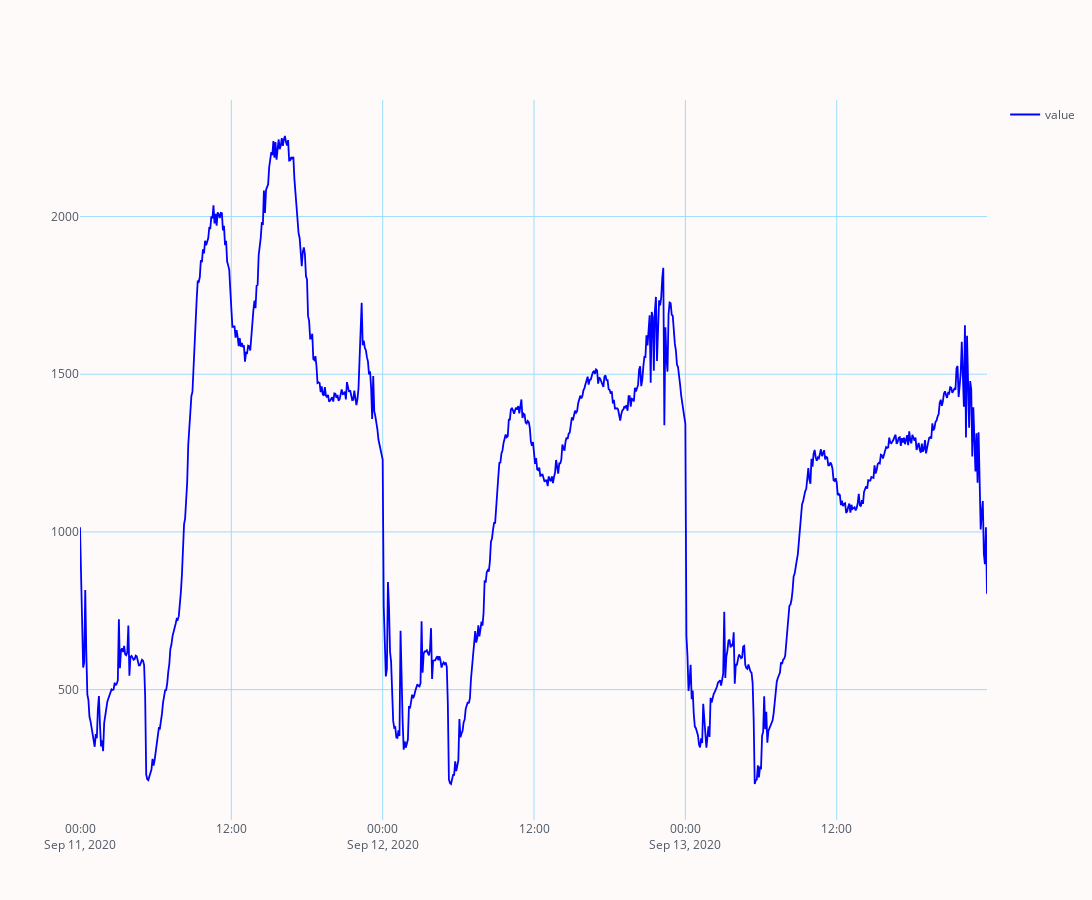

Here is the notebook cell this chart was saved with:
### Code cell
data.blot(x='time', y='value', dimensions=(1400, 900), colors={'value': 'blue'})

### Figure 1 — Plotly figure (JSON) as saved in the notebook; plotly's stock layout.template omitted (floating-point values rounded to 4 significant figures; data arrays with more than 128 entries replaced by an {"elided": "..."} marker saying what was removed)
{"data": [{"line": {"color": "blue", "dash": "solid", "shape": "linear", "width": 1.8}, "mode": "lines", "name": "value", "showlegend": true, "text": "", "type": "scatter", "x": {"elided": "864 str values"}, "y": {"elided": "864 int values"}}], "layout": {"height": 900, "legend": {"bgcolor": "#FFFAFA", "font": {"color": "#4D5663"}}, "paper_bgcolor": "#FFFAFA", "plot_bgcolor": "#FFFAFA", "title": {"font": {"color": "#4D5663"}, "x": 0.5}, "width": 1400, "xaxis": {"gridcolor": "#9cddfc", "showgrid": true, "tickfont": {"color": "#4D5663"}, "title": {"font": {"color": "#4D5663"}, "text": ""}, "zerolinecolor": "#9cddfc"}, "yaxis": {"gridcolor": "#9cddfc", "showgrid": true, "tickfont": {"color": "#4D5663"}, "title": {"font": {"color": "#4D5663"}, "text": ""}, "zerolinecolor": "#9cddfc"}}}
